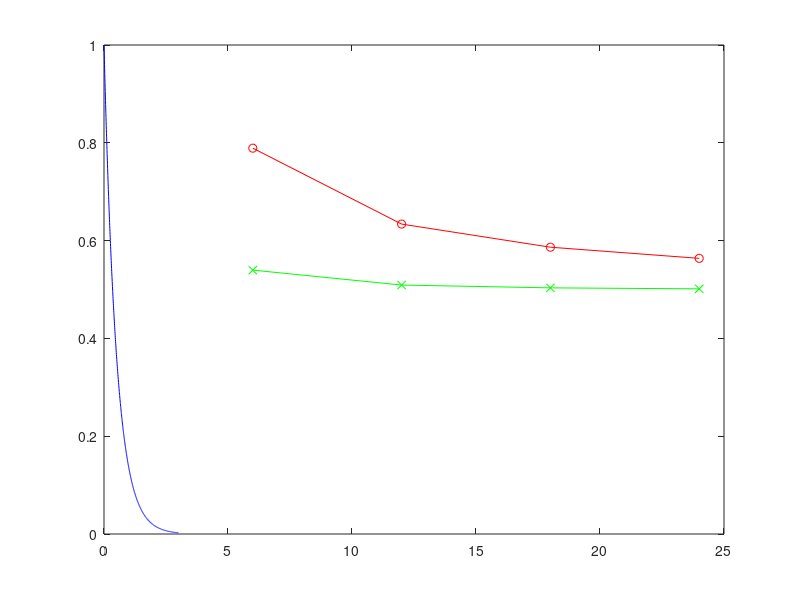

Reproduce this figure in MATLAB.
  function ejercicio_3

%Para la parte que nos dice, asumir w=2 y N=6,12,18,24
w=2;
t0=0; tf=6/w;
N_vector=[6,12,18,24];
valor_exacto= (1/w)*(1-exp(-6)); %valor exacto de I
dt_vector =  (tf-t0) ./ N_vector;

Im_vector =[0,0,0,0]; %vector de riemann menor
IT_vector = [0,0,0,0];

I= @(t) exp(-w*t); %esto seria la funcion anonima

%Discretizar
    for i=1: length(N_vector)
      N = N_vector(i);
      dt = dt_vector(i);
      t = linspace(t0,tf,N+1);
      yg = I(t);

       Im=0;
      for j=1:N %Riemman
          Im= Im + dt*yg(j);
      end
      Im_vector(i)=Im; %almacenamos los Im en el vector


      IT=0;
      for k=1: N %trapecios
         IT= IT+ dt*(yg(k)+yg(k+1))/2;
      end
      IT_vector(i) =  IT;  %almacenamos los IT en el vector

    end
%Graficar la funcion
 figure;
 N=600;
 T = linspace(t0, tf, N);
    yg = exp(-w * T);
    plot(T, yg, 'b-', 'DisplayName', 'e^{-wt}');
    hold on;

    % Graficar los resultados de Riemann y Trapecios
    plot(N_vector, Im_vector, 'ro-', 'DisplayName', 'Riemann');  % Gráfico para Riemann
    plot(N_vector, IT_vector, 'gx-', 'DisplayName', 'Trapecios');  % Gráfico para Trapecios

  for i=1:length(N_vector)
      printf('Valor exacto: %.8f\n , Riemman: %.8f ,Trapecios: %.8f\n'...
      ,valor_exacto,Im_vector(i),IT_vector(i));
  end

  %Graficar Riemman en funcion de N




    %Graficar Trapecios en funcion de N


  endfunction
